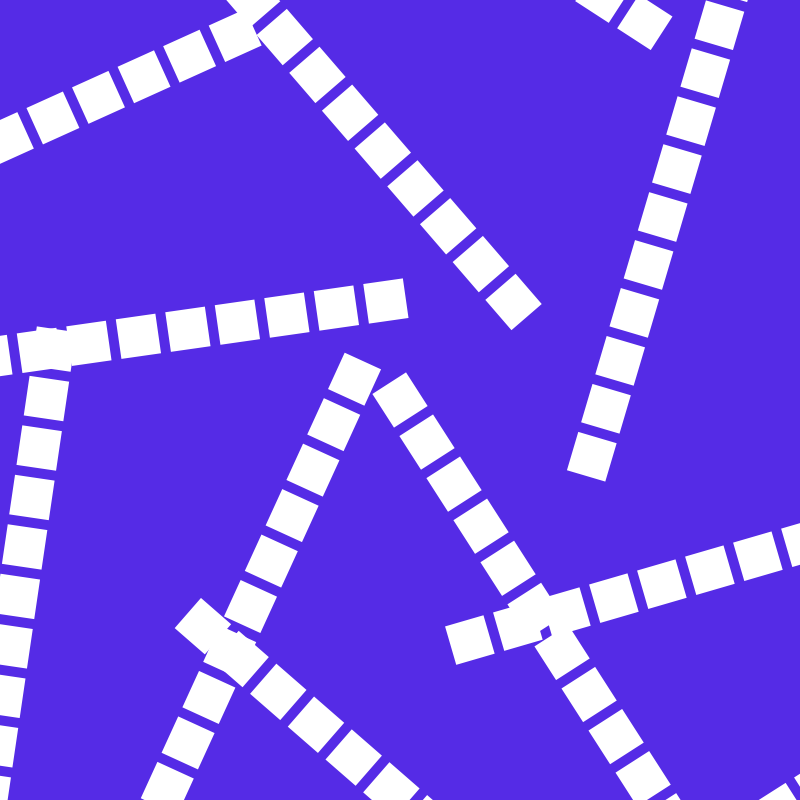
Frame 1 (no input)
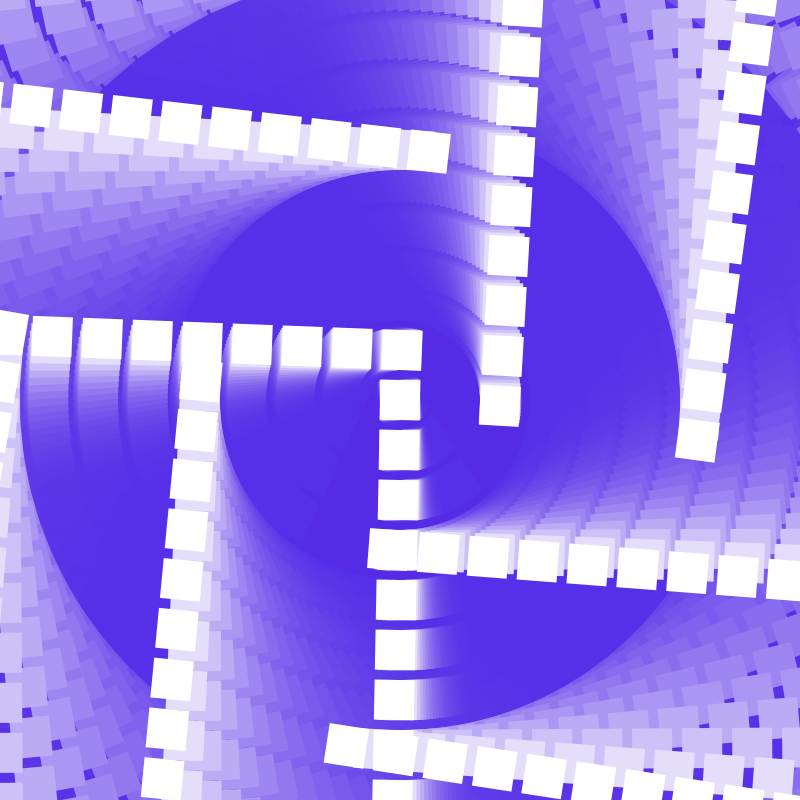
Frame 60 (the mouse pressed at the canvas centre just before this capture)
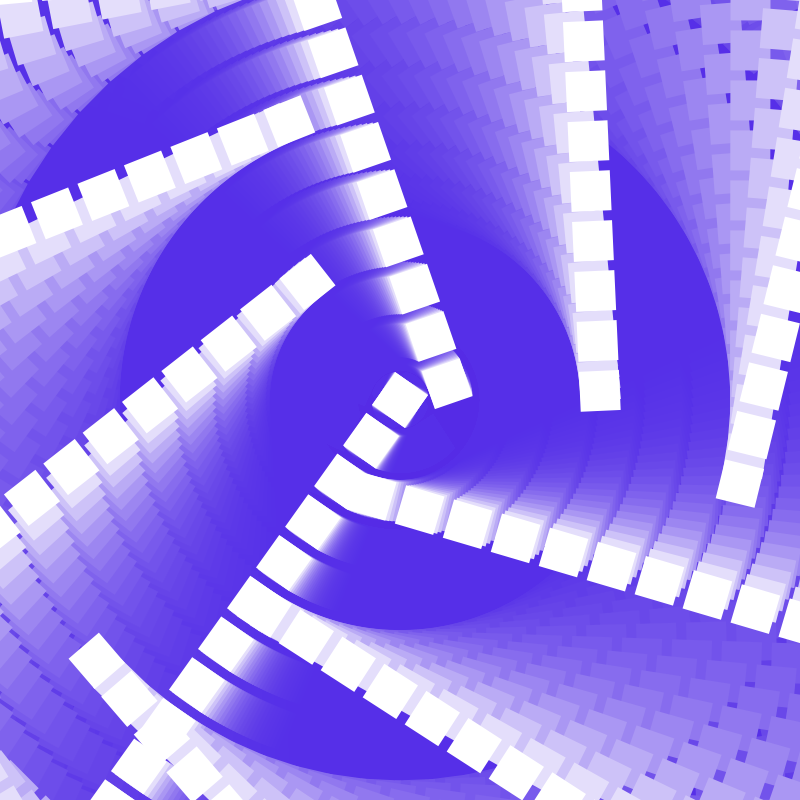
Frame 120 (the mouse held since frame 60 and released just before this capture)

The Processing sketch that drew these frames (run headless with seeded random() and noise(); from frame 60 on, the mouse is pressed at the canvas centre):

// Processing sketch: processing_169423
// ── processing_169423.pde

float r = 1;


void setup()
{
  size(800, 800);
  background(85,43,230);
  rectMode(CENTER);
  noStroke();
  smooth();
}
  
  void draw()
  {
    fill(85,43,230,40);
    rect(width / 2,height / 2,width,height);
    fill(255);
    translate(width / 2,height / 2);
    
    
    for(int y = 0; y < height+25; y = y+50) 
    {
  fill(255);
    rotate(r);
  for (int x = 0; x < width+25; x = x+50)
{ 
  
  rect (x,y, 40, 40);
}}
    r = r + 0.01;
    
  } 
  
